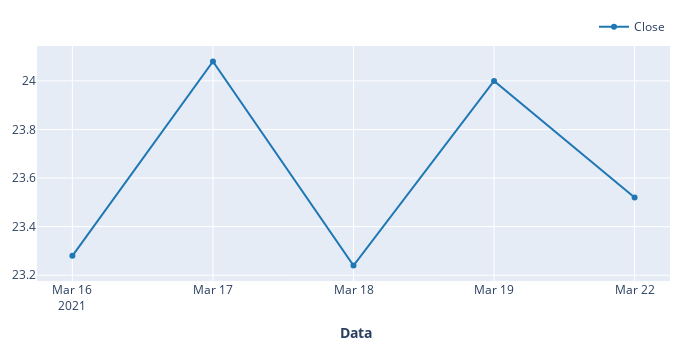

Notebook code for this chart:
### Code cell
#Gráfico para ver o comportamento
dados_teste = ativo['Close'][ativo['Close'].index<='2021-03-22']
dados_teste2 = pd.DataFrame(dados_teste.iloc[-5:])
dados_teste2.vbt.plot().update_xaxes(title_text="<b> Data",
                          rangebreaks=[dict(bounds=["sat", "mon"])]).show()

### Figure 1 — Plotly figure (JSON) as saved in the notebook; plotly's stock layout.template omitted (floating-point values rounded to 4 significant figures)
{"data": [{"name": "Close", "showlegend": true, "type": "scatter", "uid": "70810bb7-27f1-457c-be78-6964b4640813", "x": ["2021-03-16T00:00:00", "2021-03-17T00:00:00", "2021-03-18T00:00:00", "2021-03-19T00:00:00", "2021-03-22T00:00:00"], "y": [23.28, 24.08, 23.24, 24, 23.52]}], "layout": {"height": 350, "legend": {"orientation": "h", "traceorder": "normal", "x": 1, "xanchor": "right", "y": 1.02, "yanchor": "bottom"}, "margin": {"b": 30, "l": 30, "r": 30, "t": 30}, "width": 700, "xaxis": {"rangebreaks": [{"bounds": ["sat", "mon"]}], "title": {"text": "<b> Data"}}}}
